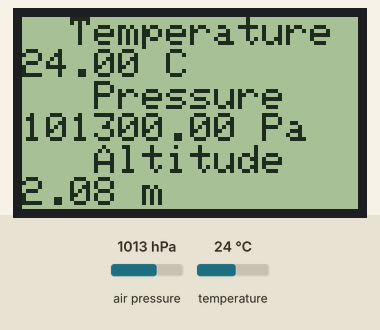
Bench run of a sketch on a simulated Arduino Uno, built with avr-gcc and run on an emulated ATmega328P. Shown: 84×48 one-colour display. Inputs (shaded band) come from the test bench; at power-on: air pressure 1013 hPa, temperature 24 °C. What the sketch prints to the serial monitor is not drawn.

Above: at 1.2 s.
1.3 s: air pressure set to 952 hPa
At 1.9 s:
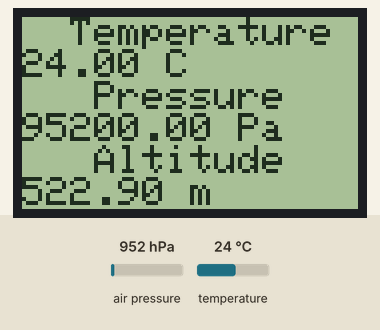
3.1 s: temperature set to 12 °C
At 4.0 s:
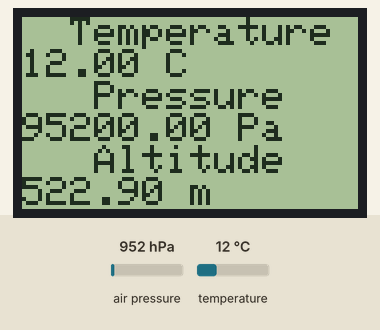
4.7 s: air pressure set to 975 hPa
At 6.0 s:
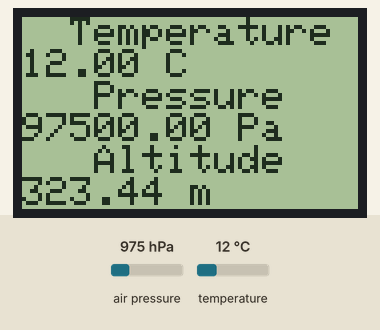
6.3 s: temperature set to 19 °C
At 6.8 s:
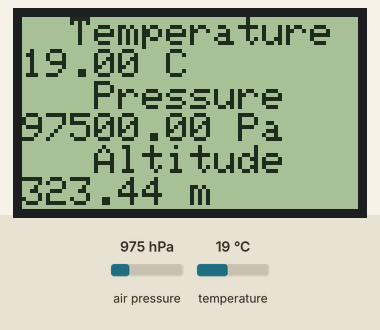
Timing chart, 0 to 8.9 s (numbered marks = the images above; inputs shaded):
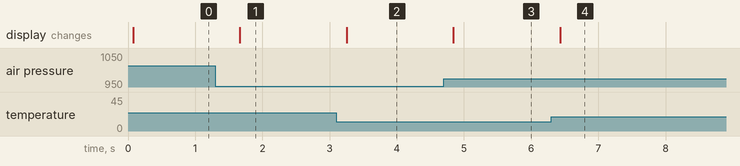

The sketch:

Nokia5110LCD.ino
```cpp
#include <SPI.h>
#include <Adafruit_GFX.h>
#include <Adafruit_PCD8544.h>

#include <Wire.h>
#include <Adafruit_BMP085.h>

const int BMP_VCC_PIN = 2;

// Software SPI (slower updates, more flexible pin options):
// pin 7 - Serial clock out (SCLK)
// pin 6 - Serial data out (DIN)
// pin 5 - Data/Command select (D/C)
// pin 4 - LCD chip select (CS)
// pin 3 - LCD reset (RST)
Adafruit_PCD8544 display = Adafruit_PCD8544(7, 6, 5, 4, 3);

// Connect VCC of the BMP085 sensor to VCC
// Connect GND to Ground
// Connect SCL to i2c clock - on '168/'328 Arduino Uno/Duemilanove/etc thats Analog 5
// Connect SDA to i2c data - on '168/'328 Arduino Uno/Duemilanove/etc thats Analog 4
// EOC is not used, it signifies an end of conversion
// XCLR is a reset pin, also not used here
Adafruit_BMP085 bmp;

void setup() {
  pinMode(BMP_VCC_PIN, OUTPUT);
  digitalWrite(BMP_VCC_PIN, HIGH);

  display.begin();
  display.setContrast(50);
  display.clearDisplay();   // clears the screen and buffer

  display.setTextSize(1);
  display.setTextColor(BLACK);
  display.setCursor(0,0);
  display.println("Hello, world!");
  display.setTextColor(WHITE, BLACK); // 'inverted' text
  display.println(3.141592);
  display.setTextSize(2);
  display.setTextColor(BLACK);
  display.print("0x"); display.println(0xDEADBEEF, HEX);
  display.display();

  bmp.begin();

  Serial.begin(9600);
}

void loop() {
  display.clearDisplay();
  display.setTextSize(1);
  display.setTextColor(BLACK);
  display.setCursor(0,0);

  Serial.print("Temperature = ");
  display.println("  Temperature");
  float temp = bmp.readTemperature();
  Serial.print(temp);
  display.print(temp);
  Serial.println(" *C");
  display.println(" C");

  Serial.print("Pressure = ");
  display.println("   Pressure");
  float press = bmp.readPressure();
  Serial.print(press);
  display.print(press);
  Serial.println(" Pa");
  display.println(" Pa");

  // Calculate altitude assuming 'standard' barometric
  // pressure of 1013.25 millibar = 101325 Pascal
  Serial.print("Altitude = ");
  display.println("   Altitude ");
  float alt = bmp.readAltitude();
  Serial.print(alt);
  display.print(alt);
  Serial.println(" meters");
  display.println(" m");

  Serial.println();
  display.display();
  delay(500);

}
```

Measured:
- after the input at 1.3 s, the display: changes after 0.37 s (image 1)
- after the input at 3.1 s, the display: changes after 0.15 s (image 2)
- after the input at 4.7 s, the display: changes after 0.14 s (image 3)
- after the input at 6.3 s, the display: changes after 0.13 s (image 4)
